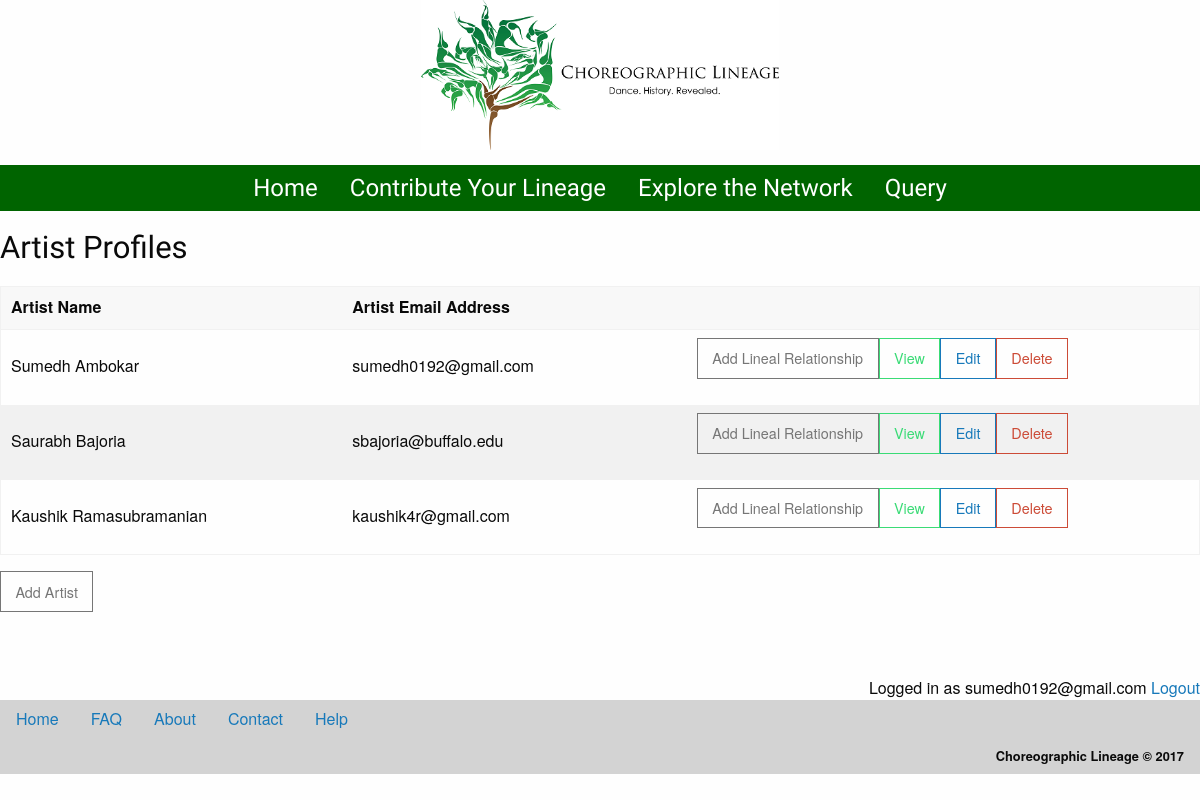
/profiles.php (signed in), run on the app's committed database.
### tables this page shows
CREATE TABLE `artist_profile` (
  `artist_profile_id` int(255) NOT NULL,
  `is_user_artist` varchar(10) NOT NULL,
  `profile_name` varchar(50) NOT NULL,
  `artist_first_name` varchar(50) NOT NULL,
  `artist_last_name` varchar(100) NOT NULL,
  `artist_email_address` varchar(50) NOT NULL,
  `artist_living_status` varchar(10) NOT NULL,
  `artist_dob` date NOT NULL,
  `artist_dod` date NOT NULL,
  `artist_genre` varchar(150) NOT NULL,
  `artist_ethnicity` varchar(50) NOT NULL,
  `artist_gender` varchar(50) NOT NULL,
  `gender_other` varchar(100) NOT NULL,
  `genre_other` varchar(100) NOT NULL,
  `ethnicity_other` varchar(100) NOT NULL,
  `artist_residence_city` varchar(100) NOT NULL,
  `artist_residence_state` varchar(100) NOT NULL,
  `artist_residence_province` varchar(100) NOT NULL,
  `artist_residence_country` varchar(100) NOT NULL,
  `artist_birth_country` varchar(100) NOT NULL,
  `artist_biography` varchar(500) NOT NULL,
  `artist_biography_text` varchar(1000) NOT NULL,
  `artist_photo_path` varchar(500) NOT NULL,
  `artist_website` varchar(100) DEFAULT NULL
);

### src/path.php (called while the page is built)
<?php
	$path = "/src/";
?>

### src/profiles.php (the view, shortened to what this page needs)
<?php
	include 'path.php';
	include 'menu.php';
?>
<html>
	<head>
	</head>
	<body>
	<div class="row">
			<div class="medium-12">
				<section>
					<form id="profiles_form" name="profiles_form" method="post" action="profiles_mediator.php" enctype="multipart/form-data">
					<fieldset>
					<legend><strong><h3>Artist Profiles</h3></legend></strong>
						<div class="row">
							<div class="small-12 column">
				<?php
					if(isset($_SESSION["user_email_address"])){
						$user_email_address = $_SESSION["user_email_address"];
						$user_email_address = $_SESSION["user_email_address"];
						$query = "SELECT * FROM artist_profile
						WHERE profile_name='$user_email_address'";
						$result = mysql_query($query)
						or die('Error querying database.: '  .mysql_error());
						$count=mysql_num_rows($result);
						if($count==0){
							echo "<legend><strong>No artist profiles. Create a new one!</legend></strong>";
						}
						else{
						?>
							<table>
								<thead>
									<tr>
										<th width="200">Artist Name</th>
										<th width="200">Artist Email Address</th>
										<th width="300"></th>
									</tr>
								</thead>
					<?php
							echo "<tbody>";
							while($resultant = mysql_fetch_array($result)){
								echo "<tr>";
									echo "<td>".$resultant['artist_first_name']." ".$resultant['artist_last_name']."</td>";
									echo "<td>".$resultant['artist_email_address']."</td>";
									echo "<td>";
										echo "<button class='secondary  hollow button' type='submit' name='artist_relation_add' value=".$resultant['artist_profile_id'].">";
										echo "<span>Add Lineal Relationship</span>";
										echo "</button>";
										echo "<button class='success  hollow button' type='submit' name='artist_profile_view' value=".$resultant['artist_profile_id'].">";
										echo "<span>View</span>";
										echo "</button>";
										echo "<button class='primary hollow button' type='submit' name='artist_profile_edit' value=".$resultant['artist_profile_id'].">";
										echo "<span>Edit</span>";
										echo "</button>";
										echo "<button class='alert  hollow button' type='submit' name='artist_profile_delete' value=".$resultant['artist_profile_id']." onclick='return confirmDelete();'>";
										echo "<span>Delete</span>";
										echo "</button>";
									echo "</td>";
								echo "</tr>";
							}
							echo "</tbody>";
							echo "</table>";
						}
					}
					?>
							</div>
						</div>
						<div class = "row">
							<div class="small-3 column">
								<button class="secondary hollow button" type="submit" name="artist_profile_add" value="<?php echo $user_email_address; ?>">
									<span>Add Artist</span>
								</button>
							</div>
							<div class="small-3 column">
							</div>
							<div class="small-3 column">
							</div>
						</div>
					</fieldset>
					</form>
				</section>
			</div>
		</div>
	</body>
<?php
	include 'footer.php';
?>
</html>

### src/menu.php (shortened to what this page needs)
<!DOCTYPE html>
<html lang="en">
<head>
	<link rel="stylesheet" href="https://cdn.jsdelivr.net/foundation/6.2.1/foundation.min.css">
	<link rel="stylesheet" href="css/global.css">
	<link rel="stylesheet" href="css/home.css">
	<link rel="stylesheet" href="css/foundation-datepicker.css">
	<link rel="stylesheet" href="css/foundation-datepicker.min.css">
	<link rel="stylesheet" href="//cdnjs.cloudflare.com/ajax/libs/foundicons/3.0.0/foundation-icons.css" >
	<link rel="stylesheet" href="//netdna.bootstrapcdn.com/font-awesome/3.0.2/css/font-awesome.css" >
</head>
<body>
	<header class="row column text-center">
			<img src="<?php echo $path.'data/images/logo_dcl_2.png'; ?>" alt="Choreographic Lineage logo">
	</header>
	<nav class="row column menu-centered">
		<ul class="vertical medium-horizontal menu">
			<li><a href="index.php">Home</a></li>
			<li><a href="add_user_profile.php">Contribute Your Lineage</a></li>
			<li><a href="#">Explore the Network</a></li>
			<li><a href="#">Query</a></li>
		</ul>
	</nav>
</body>
</html>

### src/footer.php
<div class="row">
	<div class="medium-12">
		<section>
<?php
if(isset($_SESSION["user_email_address"])){
	echo "<div class='text-right'>";
	echo "Logged in as ".$_SESSION["user_email_address"]."&nbsp;<a href='logout.php'>Logout</a>";
	echo "</div>";
}
?>
		</section>
	</div>
</div>
<footer class="row" style="position:relative; bottom:0;">
		<div class="small-6 column">
			<ul class="vertical medium-horizontal menu">
				<li><a href="#">Home</a></li>
				<li><a href="#">FAQ</a></li>
				<li><a href="#">About</a></li>
				<li><a href="#">Contact</a></li>
				<li><a href="#">Help</a></li>
			</ul>
		</div>
		<div class="small-6 column">
			<ul class="menu align-right">
				<li class="menu-text"><small>Choreographic Lineage © 2017</small></li>
			</ul>
		</div>
</footer>

### src/css/global.css (style rules this page uses)
h1, h2, h3, h4, h5, h6 { font-family: 'Open Sans Condensed', sans-serif; }
header img { height: 150px; }
nav { background-color: darkgreen; margin: 15px 0; font-family: 'Open Sans Condensed', sans-serif; font-size: 1.5em; }
nav a { color: white; }
footer { background-color: lightgray; }

### data on the page
artist_profile: artist_first_name "Sumedh", artist_last_name "Ambokar", artist_email_address "sumedh0192@gmail.com", $resultant['artist_profile_id'] 72 (drawn)
artist_profile: artist_first_name "Saurabh", artist_last_name "Bajoria", artist_email_address "sbajoria@buffalo.edu", $resultant['artist_profile_id'] 82 (drawn)
artist_profile: artist_first_name "Kaushik", artist_last_name "Ramasubramanian", artist_email_address "kaushik4r@gmail.com", $resultant['artist_profile_id'] 83 (drawn)

### other printed values
$_SESSION["user_email_address"] "sumedh0192@gmail.com"
